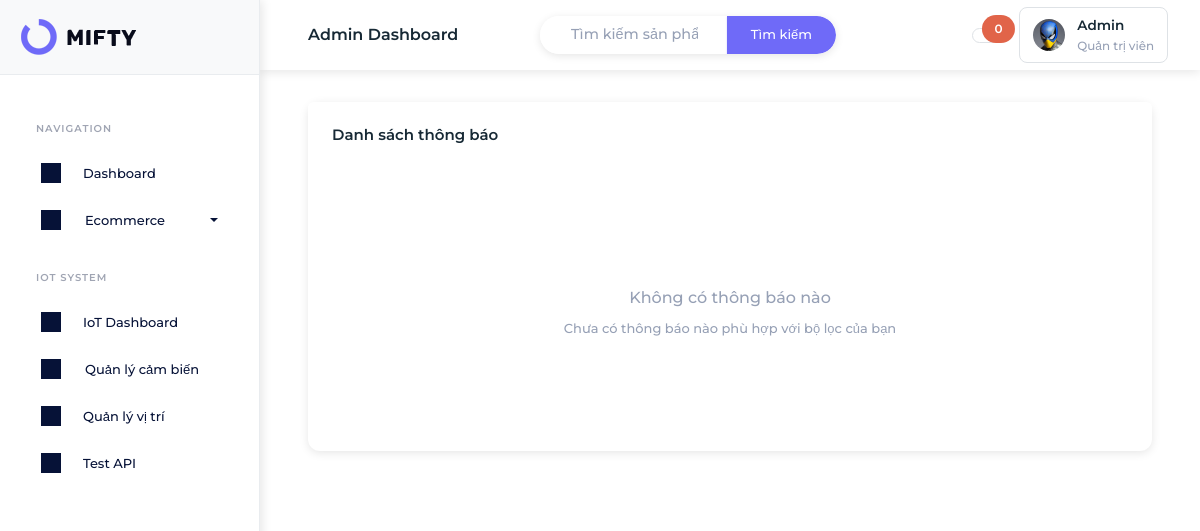
The app's page /admin/notifications/index.php?type=alert, older data.
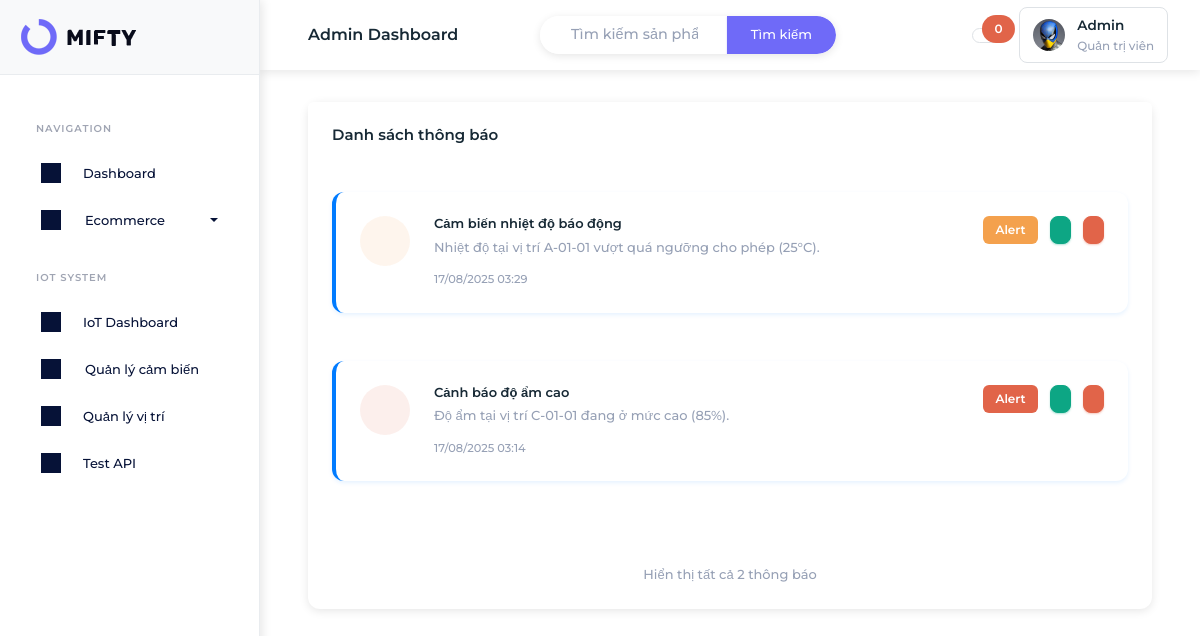
The same page, newer data.
### tables this page shows
CREATE TABLE IF NOT EXISTS notifications (
    id INT AUTO_INCREMENT PRIMARY KEY,
    title VARCHAR(255) NOT NULL,
    message TEXT NOT NULL,
    type ENUM('product', 'sensor', 'system', 'alert') DEFAULT 'system',
    icon VARCHAR(100) DEFAULT 'iconoir-bell',
    icon_color VARCHAR(50) DEFAULT 'primary',
    is_read BOOLEAN DEFAULT FALSE,
    related_id INT DEFAULT NULL COMMENT 'ID của sản phẩm, cảm biến hoặc entity liên quan',
    related_type VARCHAR(50) DEFAULT NULL COMMENT 'Loại entity liên quan: product, sensor, category',
    created_at TIMESTAMP DEFAULT CURRENT_TIMESTAMP,
    updated_at TIMESTAMP DEFAULT CURRENT_TIMESTAMP ON UPDATE CURRENT_TIMESTAMP
);

### admin/notifications/index.php (the view, shortened to what the changed rows need)
<?php
try {
    $database = new Database();
    $pdo = $database->getConnection();
    $page = isset($_GET['page']) ? (int)$_GET['page'] : 1;
    $limit = 6;
    $offset = ($page - 1) * $limit;
    $type_filter = isset($_GET['type']) ? $_GET['type'] : '';
    $status_filter = isset($_GET['status']) ? $_GET['status'] : '';
    $where_conditions = [];
    $params = [];
    if (!empty($type_filter)) {
        $where_conditions[] = "type = ?";
        $params[] = $type_filter;
    }
    $where_clause = !empty($where_conditions) ? "WHERE " . implode(" AND ", $where_conditions) : "";
    $count_sql = "SELECT COUNT(*) as total FROM notifications $where_clause";
    $count_stmt = $pdo->prepare($count_sql);
    $count_stmt->execute($params);
    $total_notifications = $count_stmt->fetch()['total'];
    $total_pages = ceil($total_notifications / $limit);
    $sql = "SELECT * FROM notifications $where_clause ORDER BY created_at DESC LIMIT " . (int)$limit . " OFFSET " . (int)$offset;
    $stmt = $pdo->prepare($sql);
    $stmt->execute($params);
    $notifications = $stmt->fetchAll(PDO::FETCH_ASSOC);
} catch(Exception $e) {
    $error = "Lỗi kết nối database: " . $e->getMessage();
    $notifications = [];
    $stats = ['total' => 0, 'unread' => 0, 'product' => 0, 'sensor' => 0, 'system' => 0, 'alert' => 0];
}
?>
<!DOCTYPE html>
<html lang="vi" dir="ltr" data-startbar="light" data-bs-theme="light">
<head>
    <link href="../../assets/css/bootstrap.min.css" rel="stylesheet" type="text/css" />
    <link href="../../assets/css/icons.min.css" rel="stylesheet" type="text/css" />
    <link href="../../assets/css/app.min.css" rel="stylesheet" type="text/css" />
    <link href="../../assets/css/font-consistency.css" rel="stylesheet" type="text/css" />
    <link href="../partials/layout.css" rel="stylesheet" type="text/css" />
</head>
<body>
    <div class="content-page">
        <div class="content">
            <div class="container-fluid">
                <div class="row">
                    <div class="col-12">
                        <div class="card">
                            <div class="card-body">
                                <?php if (!empty($notifications)): ?>
                                    <div class="row" id="notifications-list">
                                        <?php foreach ($notifications as $notification): ?>
                                            <div class="col-12 mb-3">
                                                <div class="card notification-card <?php echo $notification['is_read'] ? 'read' : 'unread'; ?>"
                                                     data-id="<?php echo $notification['id']; ?>">
                                                    <div class="card-body">
                                                        <div class="d-flex">
                                                            <div class="flex-shrink-0">
                                                                <div class="notification-icon bg-<?php echo $notification['icon_color']; ?>-subtle text-<?php echo $notification['icon_color']; ?>">
                                                                </div>
                                                            </div>
                                                            <div class="flex-grow-1 ms-3">
                                                                <div class="d-flex justify-content-between align-items-start">
                                                                    <div>
                                                                        <h6 class="mb-1 fw-semibold"><?php echo htmlspecialchars($notification['title']); ?></h6>
                                                                        <p class="text-muted mb-2"><?php echo htmlspecialchars($notification['message']); ?></p>
                                                                        <small class="text-muted">
                                                                            <?php echo date('d/m/Y H:i', strtotime($notification['created_at'])); ?>
                                                                        </small>
                                                                    </div>
                                                                    <div class="d-flex gap-2">
                                                                        <span class="badge bg-<?php echo $notification['icon_color']; ?>">
                                                                            <?php echo ucfirst($notification['type']); ?>
                                                                        </span>
                                                                        <?php if (!$notification['is_read']): ?>
                                                                            <button class="btn btn-sm btn-success" onclick="markAsRead(<?php echo $notification['id']; ?>)">
                                                                            </button>
                                                                        <?php endif; ?>
                                                                        <button class="btn btn-sm btn-danger" onclick="deleteNotification(<?php echo $notification['id']; ?>)">
                                                                        </button>
                                                                    </div>
                                                                </div>
                                                            </div>
                                                        </div>
                                                    </div>
                                                </div>
                                            </div>
                                        <?php endforeach; ?>
                                    </div>
                                    <?php if ($total_pages > 1): ?>
                                        <div class="d-flex justify-content-between align-items-center mt-4">
                                            <div class="pagination-info">
                                                Hiển thị <?php echo $offset + 1; ?>-<?php echo min($offset + $limit, $total_notifications); ?>
                                                trong tổng số <?php echo $total_notifications; ?> thông báo
                                            </div>
                                            <nav aria-label="Phân trang thông báo">
                                                <ul class="pagination mb-0">
                                                    <?php if ($page > 1): ?>
                                                        <li class="page-item">
                                                            <a class="page-link" href="?page=<?php echo $page - 1; ?>&type=<?php echo $type_filter; ?>&status=<?php echo $status_filter; ?>" title="Trang trước">
                                                                <i class="iconoir-arrow-left"></i>
                                                            </a>
                                                        </li>
                                                    <?php endif; ?>
                                                    <?php
                                                    $start_page = max(1, $page - 2);
                                                    $end_page = min($total_pages, $page + 2);
                                                    if ($start_page > 1): ?>
                                                        <li class="page-item disabled">
                                                            <span class="page-link">...</span>
                                                        </li>
                                                    <?php endif; ?>
                                                    <?php for ($i = $start_page; $i <= $end_page; $i++): ?>
                                                        <li class="page-item <?php echo $i === $page ? 'active' : ''; ?>">
                                                            <a class="page-link" href="?page=<?php echo $i; ?>&type=<?php echo $type_filter; ?>&status=<?php echo $status_filter; ?>"><?php echo $i; ?></a>
                                                        </li>
                                                    <?php endfor; ?>
                                                    <?php if ($end_page < $total_pages): ?>
                                                        <li class="page-item disabled">
                                                            <span class="page-link">...</span>
                                                        </li>
                                                    <?php endif; ?>
                                                    <?php if ($page < $total_pages): ?>
                                                        <li class="page-item">
                                                            <a class="page-link" href="?page=<?php echo $page + 1; ?>&type=<?php echo $type_filter; ?>&status=<?php echo $status_filter; ?>" title="Trang sau">
                                                                <i class="iconoir-arrow-right"></i>
                                                            </a>
                                                        </li>
                                                    <?php endif; ?>
                                                </ul>
                                            </nav>
                                        </div>
                                    <?php else: ?>
                                        <div class="text-center text-muted mt-4">
                                            Hiển thị tất cả <?php echo $total_notifications; ?> thông báo
                                        </div>
                                    <?php endif; ?>
                                <?php else: ?>
                                    <div class="text-center py-5">
                                        <h5 class="text-muted mt-3">Không có thông báo nào</h5>
                                        <p class="text-muted">Chưa có thông báo nào phù hợp với bộ lọc của bạn</p>
                                    </div>
                                <?php endif; ?>
                            </div>
                        </div>
                    </div>
                </div>
            </div>
        </div>
    </div>
</body>
</html>

Row changes from the older to the newer data that the page shows:
added notifications: title "Cảm biến nhiệt độ báo động", message "Nhiệt độ tại vị trí A-01-01 vượt quá ngưỡng cho phép (25°C).", created_at "17/08/2025 03:29", type "Alert"
added notifications: title "Cảnh báo độ ẩm cao", message "Độ ẩm tại vị trí C-01-01 đang ở mức cao (85%).", created_at "17/08/2025 03:14", type "Alert"
Text that changed along with them:
$total_notifications: (not shown) → "2"
text no longer shown: "Không có thông báo nào Chưa có thông báo nào phù hợp với bộ lọc của bạn"
text now shown: "Hiển thị tất cả thông báo"
